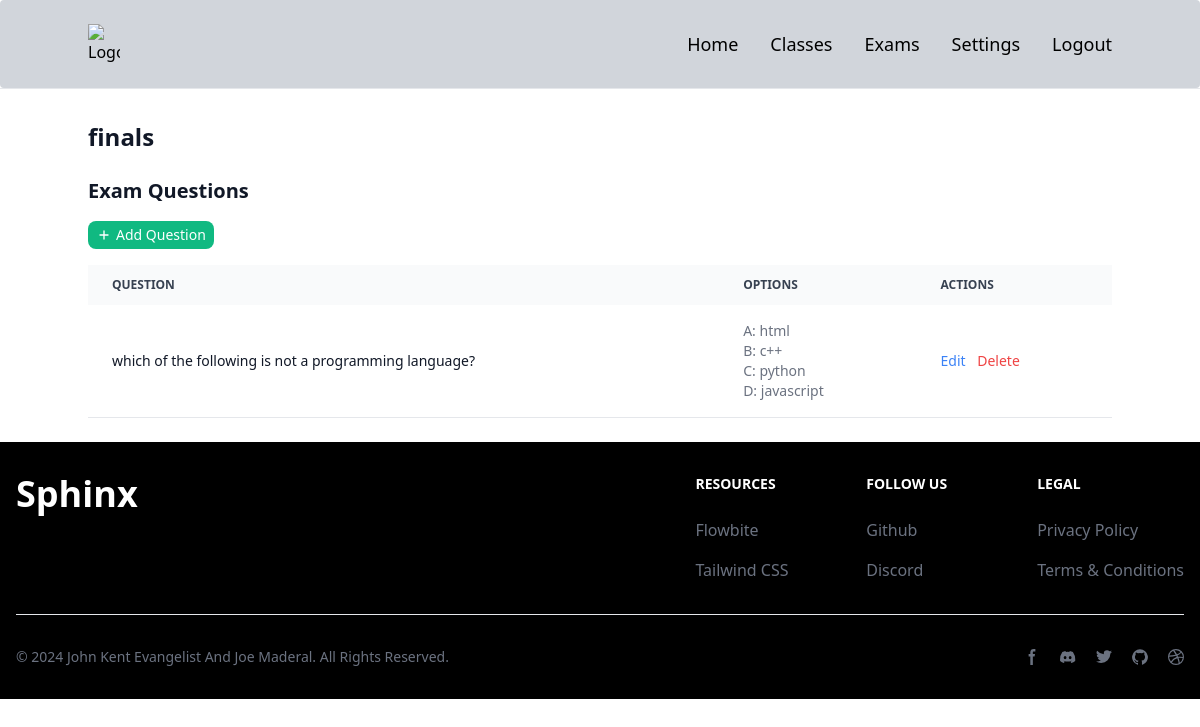
Page /exams/2/ (signed in) on the earlier database version.
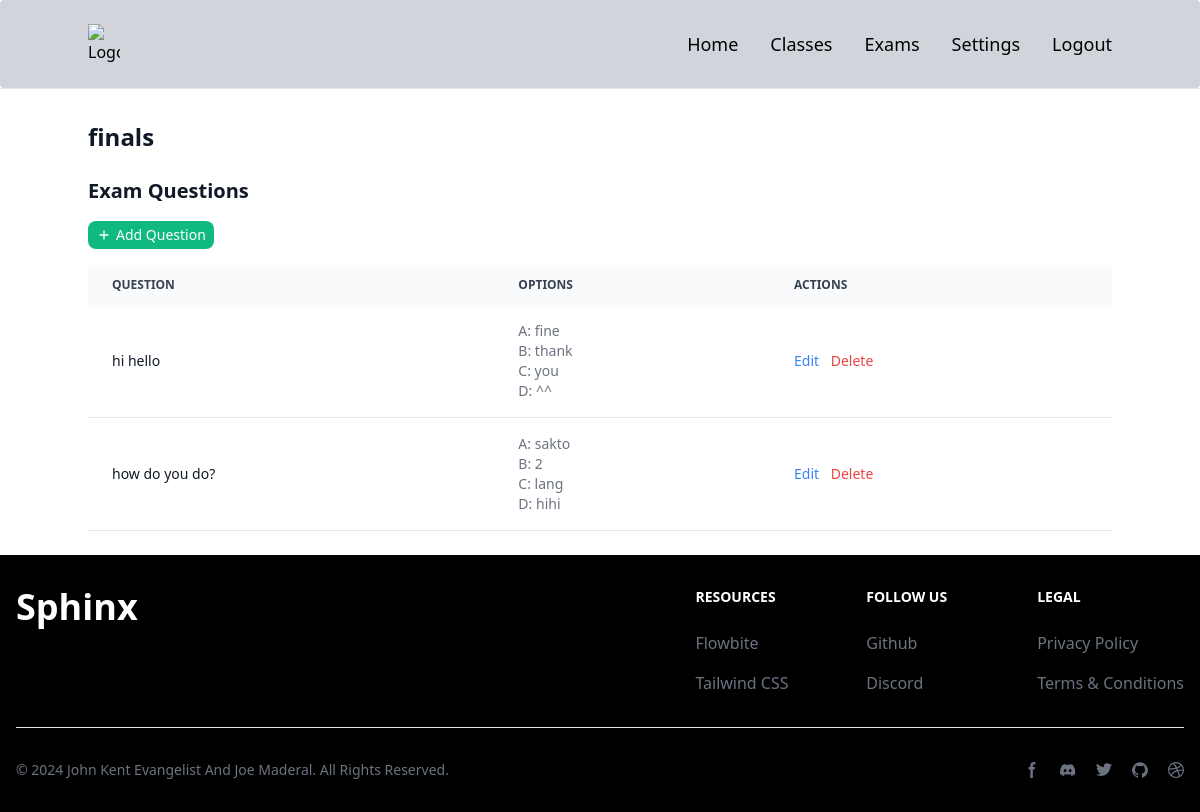
Same page on the later database version.
### smartscoreapp/models.py (models this page shows, shortened)
class Exam(models.Model):
    name = models.CharField(max_length=100)
    class_assigned = models.ForeignKey(Class, related_name='exams', on_delete=models.CASCADE)
    date = models.DateField()
    exam_id = models.CharField(max_length=50, unique=True)  # Unique identifier for each exam set

class Question(models.Model):
    exam = models.ForeignKey(Exam, related_name='questions', on_delete=models.CASCADE)
    question_text = models.TextField()
    option_a = models.CharField(max_length=255)
    option_b = models.CharField(max_length=255)
    option_c = models.CharField(max_length=255)
    option_d = models.CharField(max_length=255)
    correct_answer = models.CharField(max_length=10)

### smartscoreapp/views.py (the view, shortened to what this page needs)
# urls.py: path('exams/<int:exam_id>/', exam_detail_view, name='exam_detail'),
@login_required
def exam_detail_view(request, exam_id):
    exam = get_object_or_404(Exam, id=exam_id)
    return render(request, 'exam_detail.html', {'exam': exam, 'questions': exam.questions.all()})

### templates/exam_detail.html (shortened to what this page needs)
{% extends "base.html" %}
{% block content %}
  <div class="mb-6 flex items-center cursor-pointer">
    <h1 class="text-2xl font-semibold text-gray-900 dark:text-white">{{ exam.name }}</h1>
  </div>
  <h2 class="text-xl font-semibold text-gray-900 dark:text-white mb-4">Exam Questions</h2>
  <div class="mb-4">
    <button
      class="flex items-center text-sm text-white bg-green-500 hover:bg-green-600 px-2 py-1 rounded-lg focus:outline-none"
      onclick="openAddQuestionModal()">
      <svg class="w-4 h-4 mr-1" fill="none" stroke="currentColor" viewBox="0 0 24 24" xmlns="http://www.w3.org/2000/svg">
        <path stroke-linecap="round" stroke-linejoin="round" stroke-width="2" d="M12 6v6m0 0v6m0-6h6m-6 0H6"></path>
      </svg>
      Add Question
    </button>
  </div>
  <div class="relative overflow-x-auto mb-6">
    <table class="w-full text-sm text-left rtl:text-right text-gray-500 dark:text-gray-400">
      <thead class="text-xs text-gray-700 uppercase bg-gray-50 dark:bg-gray-700 dark:text-gray-400">
        <tr>
          <th scope="col" class="px-6 py-3">Question</th>
          <th scope="col" class="px-6 py-3">Options</th>
          <th scope="col" class="px-6 py-3">Actions</th>
        </tr>
      </thead>
      <tbody>
        {% for question in exam.questions.all %}
          <tr class="bg-white border-b dark:bg-gray-800 dark:border-gray-700">
            <td class="px-6 py-4 font-medium text-gray-900 dark:text-white">{{ question.question_text }}</td>
            <td class="px-6 py-4">
              <ul>
                <li>A: {{ question.option_a }}</li>
                <li>B: {{ question.option_b }}</li>
                <li>C: {{ question.option_c }}</li>
                <li>D: {{ question.option_d }}</li>
              </ul>
            </td>
            <td class="px-6 py-4">
              <button class="text-blue-500 hover:text-blue-600 dark:text-blue-400 dark:hover:text-blue-500 mr-2"
                onclick="openEditQuestionModal('{{ question.id }}', '{{ question.question_text }}', '{{ question.option_a }}', '{{ question.option_b }}', '{{ question.option_c }}', '{{ question.option_d }}')">Edit</button>
              <button class="text-red-500 hover:text-red-600 dark:text-red-400 dark:hover:text-red-500"
                onclick="openDeleteQuestionModal('{{ question.id }}', '{{ question.question_text }}')">Delete</button>
            </td>
          </tr>
        {% empty %}
          <tr class="bg-white border-b dark:bg-gray-800 dark:border-gray-700">
            <td colspan="3" class="px-6 py-4 text-center text-gray-500 dark:text-gray-400">No questions added yet.</td>
          </tr>
        {% endfor %}
      </tbody>
    </table>
  </div>
{% endblock %}

### templates/base.html (shortened to what this page needs)
{% load static %}
<!DOCTYPE html>
<html lang="en">
<head>
    <link rel="stylesheet" href="{% static 'output.css' %}">
    <link href="https://cdnjs.cloudflare.com/ajax/libs/tailwindcss/2.2.19/tailwind.min.css" rel="stylesheet">
</head>
<body>
    {% include 'navbar.html' %}
    <hr>
    <div class="container mx-auto mt-4">
        <div>
            {% block content %}
            {% endblock %}
        </div>
    </div>
</body>
</html>
{% include 'footer.html' %}

### templates/navbar.html (shortened to what this page needs)
{% load static %}
<nav class="bg-gray-300 border-gray-200 px-2 sm:px-4 py-6 rounded dark:bg-gray-500">
    <div class="container flex flex-wrap items-center justify-between mx-auto">
        <a href="{% url 'index' %}" class="flex items-center">
            <img src="{% static 'src/images/sphinx-logo.png' %}" class="h-10 w-30" id="sphinx-landing" alt="Logo" />
        </a>
        <div class="hidden w-full md:block md:w-auto" id="mobile-menu">
            <ul class="flex flex-col mt-4 md:flex-row md:space-x-8 md:mt-0 md:text-sm md:font-medium">
                <li>
                    <a href="{% url 'index' %}" class="block py-2 pl-3 pr-4 text-lg {% if request.path == '/' %}text-blue-700{% else %}text-black{% endif %}border-b border-gray-100 hover:bg-gray-50 md:hover:bg-transparent md:border-0 md:hover:text-blue-600 md:p-0 dark:text-gray-400 md:dark:hover:text-white dark:hover:bg-gray-700 dark:hover:text-white md:dark:hover:bg-transparent dark:border-gray-700">Home</a>
                </li>
                <li>
                    <a href="{% url 'classes' %}" class="block py-2 pl-3 pr-4 text-lg {% if request.path == '/classes/' %}text-blue-700{% else %}text-black{% endif %} border-b border-gray-100 hover:bg-gray-50 md:hover:bg-transparent md:border-0 md:hover:text-blue-600 md:p-0 dark:text-gray-400 md:dark:hover:text-white dark:hover:bg-gray-700 dark:hover:text-white md:dark:hover:bg-transparent dark:border-gray-700">Classes</a>
                </li>
                <li>
                    <a href="{% url 'exams' %}" class="block py-2 pl-3 pr-4 text-lg {% if request.path == '/exams/' %}text-blue-700{% else %}text-black{% endif %} border-b border-gray-100 hover:bg-gray-50 md:hover:bg-transparent md:border-0 md:hover:text-blue-600 md:p-0 dark:text-gray-400 md:dark:hover:text-white dark:hover:bg-gray-700 dark:hover:text-white md:dark:hover:bg-transparent dark:border-gray-700">Exams</a>
                </li>
                {% if user.is_authenticated %}
                <li>
                    <a href="{% url 'settings' %}" class="block py-2 pl-3 pr-4 text-lg {% if request.path == '/settings/' %}text-blue-700{% else %}text-black{% endif %} border-b border-gray-100 hover:bg-gray-50 md:hover:bg-transparent md:border-0 md:hover:text-blue-600 md:p-0 dark:text-gray-400 md:dark:hover:text-white dark:hover:bg-gray-700 dark:hover:text-white md:dark:hover:bg-transparent dark:border-gray-700">Settings</a>
                </li>
                <li>
                    <a href="{% url 'logout' %}" class="block py-2 pl-3 pr-4 text-lg text-black hover:bg-gray-50 md:hover:bg-transparent md:border-0 md:hover:text-blue-600 md:p-0 dark:text-gray-400 md:dark:hover:text-white dark:hover:bg-gray-700 dark:hover:text-white md:dark:hover:bg-transparent">Logout</a>
                </li>
                {% else %}
                <li>
                    <a href="{% url 'login' %}" class="block py-2 pl-3 pr-4 text-lg text-black hover:bg-gray-50 md:hover:bg-transparent md:border-0 md:hover:text-blue-600 md:p-0 dark:text-gray-400 md:dark:hover:text-white dark:hover:bg-gray-700 dark:hover:text-white md:dark:hover:bg-transparent">Login</a>
                </li>
                {% endif %}
            </ul>
        </div>
    </div>
</nav>

### templates/footer.html (shortened to what this page needs)
{% load static %}
<footer class="bg-black dark:bg-black-900">
    <div class="mx-auto w-full max-w-screen-xl p-4 py-6 lg:py-8">
        <div class="md:flex md:justify-between">
          <div class="mb-6 md:mb-0">
              <a href="https://flowbite.com/" class="flex items-center">
                  <h1 class="self-center text-4xl font-semibold whitespace-nowrap text-white">Sphinx</h1>
              </a>
          </div>
          <div class="grid grid-cols-2 gap-8 sm:gap-6 sm:grid-cols-3">
              <div>
                  <h2 class="mb-6 text-sm font-semibold uppercase text-white">Resources</h2>
                  <ul class="text-gray-500 dark:text-gray-400 font-medium">
                      <li class="mb-4">
                          <a href="https://flowbite.com/" class="hover:underline">Flowbite</a>
                      </li>
                      <li>
                          <a href="https://tailwindcss.com/" class="hover:underline">Tailwind CSS</a>
                      </li>
                  </ul>
              </div>
              <div>
                  <h2 class="mb-6 text-sm font-semibold uppercase text-white">Follow us</h2>
                  <ul class="text-gray-500 dark:text-gray-400 font-medium">
                      <li class="mb-4">
                          <a href="https://github.com/themesberg/flowbite" class="hover:underline ">Github</a>
                      </li>
                      <li>
                          <a href="https://discord.gg/4eeurUVvTy" class="hover:underline">Discord</a>
                      </li>
                  </ul>
              </div>
              <div>
                  <h2 class="mb-6 text-sm font-semibold uppercase text-white">Legal</h2>
                  <ul class="text-gray-500 dark:text-gray-400 font-medium">
                      <li class="mb-4">
                          <a href="#" class="hover:underline">Privacy Policy</a>
                      </li>
                      <li>
                          <a href="#" class="hover:underline">Terms &amp; Conditions</a>
                      </li>
                  </ul>
              </div>
          </div>
      </div>
      <hr class="my-6 border-gray-200 sm:mx-auto dark:border-gray-700 lg:my-8" />
      <div class="sm:flex sm:items-center sm:justify-between">
          <span class="text-sm text-gray-500 sm:text-center dark:text-gray-400">© 2024 <a href="https://flowbite.com/" class="hover:underline">John Kent Evangelist And Joe Maderal</a>. All Rights Reserved.
          </span>
          <div class="flex mt-4 sm:justify-center sm:mt-0">
              <a href="#" class="text-gray-500 hover:text-white dark:hover:text-white">
                  <svg class="w-4 h-4" aria-hidden="true" xmlns="http://www.w3.org/2000/svg" fill="currentColor" viewBox="0 0 8 19">
                        <path fill-rule="evenodd" d="M6.135 3H8V0H6.135a4.147 4.147 0 0 0-4.142 4.142V6H0v3h2v9.938h3V9h2.021l.592-3H5V3.591A.6.6 0 0 1 5.592 3h.543Z" clip-rule="evenodd"/>
                    </svg>
              </a>
              <a href="#" class="text-gray-500 hover:text-white dark:hover:text-white ms-5">
              </a>
              <a href="#" class="text-gray-500 hover:text-white dark:hover:text-white ms-5">
              </a>
              <a href="#" class="text-gray-500 hover:text-white dark:hover:text-white ms-5">
              </a>
              <a href="#" class="text-gray-500 hover:text-white dark:hover:text-white ms-5">
              </a>
          </div>
      </div>
    </div>
</footer>

Differences in the rows shown:
removed Question: question_text "which of the following is not a programming language?", option_a "html", option_b "c++", option_c "python", option_d "javascript"
added Question: question_text "hi hello", option_a "fine", option_b "thank", option_c "you", option_d "^^"
added Question: question_text "how do you do?", option_a "sakto", option_b "2", option_c "lang", option_d "hihi"
